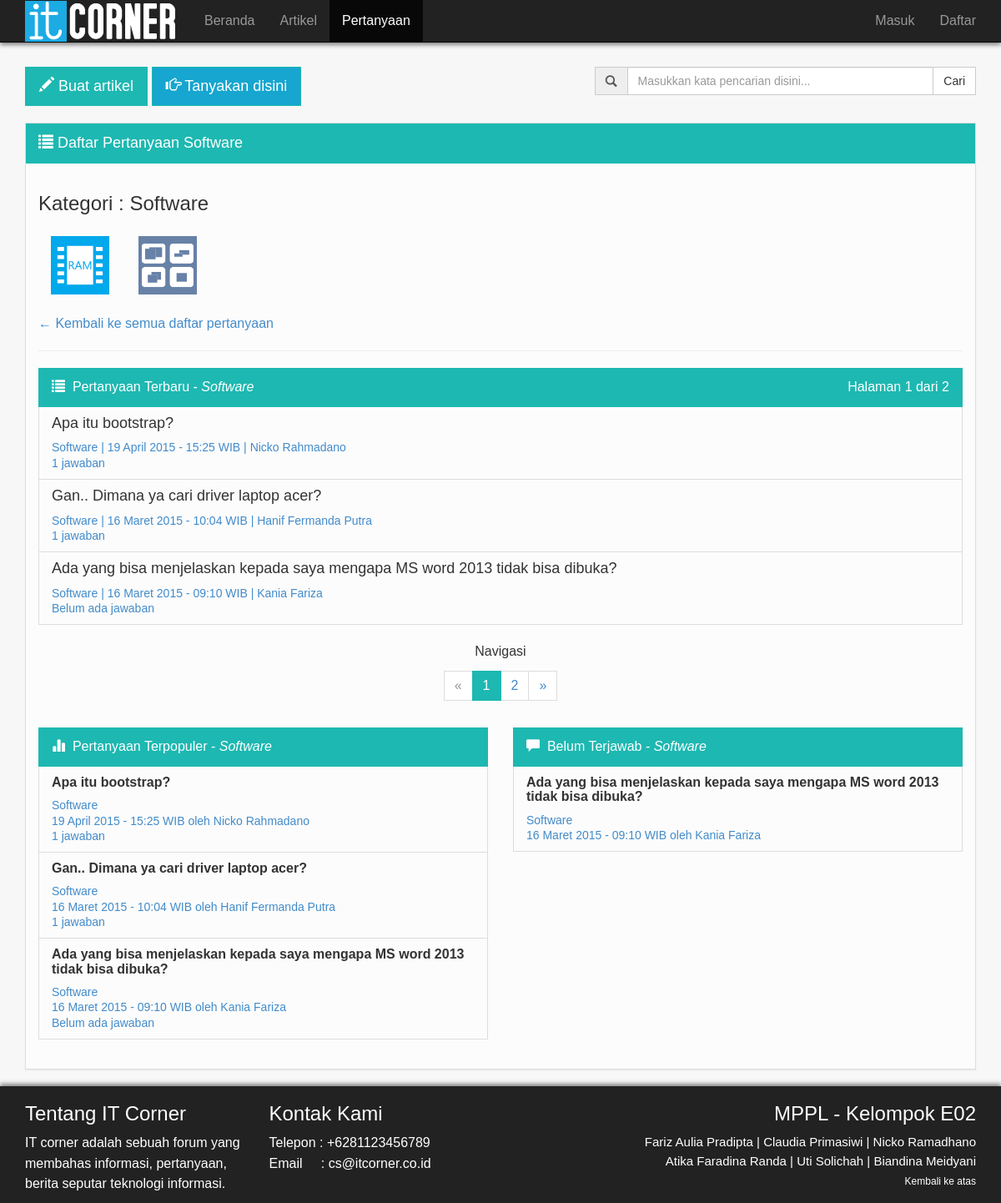
The app's page /mppl/list_pertanyaan_software.php with its own data.
### tables this page shows
CREATE TABLE IF NOT EXISTS `pertanyaan` (
`id_pertanyaan` int(10) NOT NULL,
  `username` varchar(50) NOT NULL,
  `judul_pertanyaan` varchar(100) NOT NULL,
  `isi_pertanyaan` text NOT NULL,
  `kategori_pertanyaan` varchar(50) NOT NULL,
  `tanggal` datetime NOT NULL DEFAULT CURRENT_TIMESTAMP,
  `status` varchar(10) NOT NULL,
  `jumlah_jawaban` int(11) NOT NULL DEFAULT '0',
  `kunci` varchar(10) NOT NULL DEFAULT 'tidak'
);

CREATE TABLE IF NOT EXISTS `user` (
  `username` varchar(50) NOT NULL,
  `nama` varchar(50) NOT NULL,
  `password` varchar(50) NOT NULL,
  `email` varchar(50) NOT NULL,
  `jenis_user` varchar(50) NOT NULL,
  `gambar` varchar(100) DEFAULT NULL,
  `tanggal_masuk` timestamp NOT NULL DEFAULT CURRENT_TIMESTAMP,
  `deskripsi` varchar(1000) DEFAULT NULL,
  `tanggal_lahir` date DEFAULT NULL,
  `tempat_tinggal` varchar(100) DEFAULT NULL,
  `pesan_flag` int(11) NOT NULL DEFAULT '0'
);

### mppl/list_pertanyaan_software.php (the view, shortened to what this page needs)
<!doctype html>
<html>
<head>
  <link rel="stylesheet" href="assets/bootstrap/css/bootstrap.min.css">
</head>
<body>
  <div class="container">
    <div class="navbar navbar-fixed-top navbar-inverse outer-navbar">
      <div class="container">
        <div class="collapse navbar-collapse">
          <ul class="nav navbar-nav">
            <li>
            <img src="it_corner.png" style="padding-top:1px">
            </li>
            <li>
              <a href="home.php">Beranda</a>
            </li>
            <li >
              <a href="list_artikel.php">Artikel</a>
            </li>
            <li class="active">
              <a href="list_pertanyaan.php">Pertanyaan</a>
            </li>
            <?php session_start(); include 'header.php'; ?>
        </div>
      </div>
    </div>
    <div class="row" style="padding-top:80px;">
    <div class="col-md-5">
    <?php
    if(empty($_SESSION['nama']))
    {
      echo '
      <a href="login.php?location=tambah_artikel.php&alasan=2" <button type="button" class="btn btn-primary btn-lg"><span class="glyphicon glyphicon-pencil" aria-hidden="true"></span> Buat artikel</button></a>
      <a href="login.php?location=tambah_pertanyaan.php&alasan=1" <button type="button" class="btn btn-primary btn-lg-tanya"><span class="glyphicon glyphicon-hand-right" aria-hidden="true"></span> Tanyakan disini</button></a>';
    }
    ?>
    </div>
    <br class="visible-sm visible-xs">
    <div class="col-md-5 col-md-offset-2">
      <form id="cariForm" action="cari.php" method="GET">
              <div class="input-group">
              <span class="input-group-addon" id="basic-addon1"><span class="glyphicon glyphicon-search" aria-hidden="true"></span></span>
                <input type="text" class="form-control" id="cari" name="search" placeholder="Masukkan kata pencarian disini...">
                  <span class="input-group-btn">
                    <button class="btn btn-default" type="submit">Cari</button>
                </span>
              </div>
      </form>
      </div>
      <div class="col-md-12">
        <div class="panel panel-default">
        <div class="panel-heading">
          <p class="panel-title" style="font-size:18px"><span class="glyphicon glyphicon-list"></span> Daftar Pertanyaan Software</p>
        </div>
          <div class="panel-body">
            <h3 align="left">Kategori : Software</h3>
            <p align="left">
              <ul class="nav navbar-nav">
                <li style="margin-right: 5px;">
                <a href="list_pertanyaan_hardware.php"><img src="ram.png" width="70" height="70" title="Hardware (Perangkat Keras)"></a>
                </li>
                <li style="margin-right: 5px;">
                <a href="list_pertanyaan_software.php"><img src="software.png" width="70" height="70" title="Software (Perangkat Lunak)"></a>
                </li>
              </ul>
              <br><br><br><br>
            </p>
            <p><a href="list_pertanyaan.php">&larr; Kembali ke semua daftar pertanyaan</a></p>
            <hr>
            <div class="row">
            <div class="col-md-12">
            <?php
            $a=0;
            echo '<div class="list-group">
            <a class="list-group-item active clearfix">
              <span class="glyphicon glyphicon-list"></span>
              &nbsp;Pertanyaan Terbaru - <i>Software</i>
              <span class="pull-right">';
            $page = (isset($_GET['page'])) ? (int)$_GET['page'] : 1;
            $numContent = 5;
            $startAt = $numContent * ($page - 1);
            $que = "SELECT COUNT(*) as count FROM `pertanyaan` WHERE status='1'";
            if($result=mysql_query($que))
            {
              $obj=mysql_fetch_object($result);
              $count = $obj->count;
            }
            $totalpage = ceil($count / $numContent);
            if($count != 0)
            {
            echo 'Halaman '.$page.' dari '.$totalpage.'';
            }
            echo '<span></a>';
            $query="select p.kunci, p.jumlah_jawaban, p.id_pertanyaan, p.judul_pertanyaan, p.kategori_pertanyaan, DATE_FORMAT(p.tanggal, '%d-%m-%Y - %H:%i') AS tanggal , u.nama from pertanyaan as p,user as u where p.username=u.username && p.status='1' && p.kategori_pertanyaan='Software' order by p.id_pertanyaan desc LIMIT $startAt, $numContent";
            $rows=mysql_query($query);
            while($row=mysql_fetch_assoc($rows))
            {
              $kode = $row['id_pertanyaan'];
              $tanggal = $row['tanggal'];
              $day = substr($tanggal, 0, 2);
              $coba = substr($tanggal, 3, 2);
              $yeartime = substr($tanggal, 6);
              if($coba == '01')
              {
                $coba = 'Januari';
              }
              elseif($coba == '02')
              {
                $coba = 'Februari';
              }
              elseif($coba == '03')
              {
                $coba = 'Maret';
              }
              elseif($coba == '04')
              {
                $coba = 'April';
              }
              elseif($coba == '05')
              {
                $coba = 'Mei';
              }
              elseif($coba == '06')
              {
                $coba = 'Juni';
              }
              elseif($coba == '07')
              {
                $coba = 'Juli';
              }
              elseif($coba == '08')
              {
                $coba = 'Agustus';
              }
              elseif($coba == '09')
              {
                $coba = 'September';
              }
              elseif($coba == '10')
              {
                $coba = 'Oktober';
              }
              elseif($coba == '11')
              {
                $coba = 'November';
              }
              elseif($coba == '12')
              {
                $coba = 'Desember';
              }
              $format_tanggal = $day . ' ' . $coba . ' ' . $yeartime . ' WIB';
              echo'
              <a href="isi_artikel.php?id='.$kode.'" class="list-group-item">
                  <h4 class="list-group-item-heading">';
                  echo ''.$row['judul_pertanyaan'].'</h4>
                  <h5 class="list-group-item-text">'.$row['kategori_pertanyaan'].' | '.$format_tanggal.' | '.$row['nama'].'<br>';
              if($row['jumlah_jawaban']==0)
              {
                echo 'Belum ada jawaban';
              }
              else
              {
                echo ''.$row['jumlah_jawaban'].' jawaban';
              }
              echo '</h5>
                  </a>';
                $a++;
            }
            if($a==0)
            {
              echo '<h2 align="center">- Tidak ada pertanyaan yang ditemukan -</h2>';
              echo '<h4 align="center"><a href="home.php">Kembali ke beranda</a></h4>';
            }
            else
            {
              echo '</div>
                <p align="center">Navigasi</p>
                  <div class="text-center">
                    <ul class="pagination">
              ';
              if($page == 1)
              {
                echo '<li class="disabled"><a href="#0" aria-label="Previous"><span aria-hidden="true">&laquo;</span></a></li>';
              }
              else
              {
                $before = ($page - 1);
                echo '<li><a href="list_pertanyaan.php?page='.$before.'" aria-label="Previous"><span aria-hidden="true">&laquo;</span></a></li>';
              }
              for ($i = 1; $i <= $totalpage; $i++)
              {
                if($i != $page)
                {
                  echo "<li><a href='list_pertanyaan.php?page=$i'>$i<span class='sr-only'>(current)</span></a></li>";
                }
                else
                {
                  echo "<li class='active'><a href='#0'>".$page."<span class='sr-only'>(current)</span></a></li>";
                }
              }
              if($page == $totalpage)
              {
                echo '<li class="disabled"><a href="#0" aria-label="Next"><span aria-hidden="true">&raquo;</span></a></li>';
              }
              else
              {
                $after = ($page + 1);
                echo '<li><a href="list_pertanyaan.php?page='.$after.'" aria-label="Previous"><span aria-hidden="true">&raquo;</span></a></li>';
              }
            echo '</ul>
               </div>';
            ?>
            </div>
            <div class="col-md-6">
            <?php
            echo '<br><div class="list-group">
                <a class="list-group-item active">
                <span class="glyphicon glyphicon-stats"></span>
                  &nbsp;Pertanyaan Terpopuler - <i>Software</i>
                </a>';
            $query="select p.kunci, p.id_pertanyaan, p.kategori_pertanyaan, p.judul_pertanyaan, DATE_FORMAT(p.tanggal, '%d-%m-%Y - %H:%i') AS tanggal_woy , u.nama, p.jumlah_jawaban, p.tanggal from pertanyaan as p,user as u where p.status='1' && p.kategori_pertanyaan='Software' && p.username=u.username ORDER BY `p`.`jumlah_jawaban` DESC, `p`.`tanggal` DESC LIMIT 0 , 5";
            $rows=mysql_query($query);
            while($row=mysql_fetch_assoc($rows))
            {
              $kode = $row['id_pertanyaan'];
              $tanggal = $row['tanggal_woy'];
              $day = substr($tanggal, 0, 2);
              $coba = substr($tanggal, 3, 2);
              $yeartime = substr($tanggal, 6);
              if($coba == '01')
              {
                $coba = 'Januari';
              }
              elseif($coba == '02')
              {
                $coba = 'Februari';
              }
              elseif($coba == '03')
              {
                $coba = 'Maret';
              }
              elseif($coba == '04')
              {
                $coba = 'April';
              }
              elseif($coba == '05')
              {
                $coba = 'Mei';
              }
              elseif($coba == '06')
              {
                $coba = 'Juni';
              }
              elseif($coba == '07')
              {
                $coba = 'Juli';
              }
              elseif($coba == '08')
              {
                $coba = 'Agustus';
              }
              elseif($coba == '09')
              {
                $coba = 'September';
              }
              elseif($coba == '10')
              {
                $coba = 'Oktober';
              }
              elseif($coba == '11')
              {
                $coba = 'November';
              }
              elseif($coba == '12')
              {
                $coba = 'Desember';
              }
              $format_tanggal = $day . ' ' . $coba . ' ' . $yeartime . ' WIB';
              echo'
                  <a href="isi_pertanyaan.php?id='.$kode.'" class="list-group-item">
                      <h5 style="font-weight:bold;font-size:16px" class="list-group-item-heading">';
                      echo ''.$row['judul_pertanyaan'].'</h5>
                      <h5 class="list-group-item-text">'.$row['kategori_pertanyaan'].'<br>'.$format_tanggal.' oleh '.$row['nama'].'<br>
                      ';
              if($row['jumlah_jawaban']==0)
              {
                echo 'Belum ada jawaban';
              }
              else
              {
                echo ''.$row['jumlah_jawaban'].' jawaban';
              }
              echo '</h5>
                  </a>';
            }
            echo '</div>';
            ?>
            </div>
            <div class="col-md-6">
            <?php
            echo '
            <br><div class="list-group">
                <a class="list-group-item active">
                <span class="glyphicon glyphicon-comment"></span>
                  &nbsp;Belum Terjawab - <i>Software</i>
                </a>';
            $query="select p.kunci, p.id_pertanyaan, p.kategori_pertanyaan, p.judul_pertanyaan, DATE_FORMAT(p.tanggal, '%d-%m-%Y - %H:%i') AS tanggal_woy , u.nama, p.jumlah_jawaban, p.tanggal from pertanyaan as p,user as u where p.jumlah_jawaban=0 && p.status='1' && p.kategori_pertanyaan='Software' && p.username=u.username LIMIT 0 , 5";
            $rows=mysql_query($query);
            while($row=mysql_fetch_assoc($rows))
            {
              $kode = $row['id_pertanyaan'];
              $tanggal = $row['tanggal_woy'];
              $day = substr($tanggal, 0, 2);
              $coba = substr($tanggal, 3, 2);
              $yeartime = substr($tanggal, 6);
              if($coba == '01')
              {
                $coba = 'Januari';
              }
              elseif($coba == '02')
              {
                $coba = 'Februari';
              }
              elseif($coba == '03')
              {
                $coba = 'Maret';
              }
              elseif($coba == '04')
              {
                $coba = 'April';
              }
              elseif($coba == '05')
              {
                $coba = 'Mei';
              }
              elseif($coba == '06')
              {
                $coba = 'Juni';
              }
              elseif($coba == '07')
              {
                $coba = 'Juli';
              }
              elseif($coba == '08')
              {
                $coba = 'Agustus';
              }
              elseif($coba == '09')
              {
                $coba = 'September';
              }
              elseif($coba == '10')
              {
                $coba = 'Oktober';
              }
              elseif($coba == '11')
              {
                $coba = 'November';
              }
              elseif($coba == '12')
              {
                $coba = 'Desember';
              }
              $format_tanggal = $day . ' ' . $coba . ' ' . $yeartime . ' WIB';
              echo'
                  <a href="isi_pertanyaan.php?id='.$kode.'" class="list-group-item">
                      <h5 style="font-weight:bold;font-size:16px" class="list-group-item-heading">';
                      echo ''.$row['judul_pertanyaan'].'</h5>
                      <h5 class="list-group-item-text">'.$row['kategori_pertanyaan'].'<br>'.$format_tanggal.' oleh '.$row['nama'].'<br>
                      ';
              echo '</h5>
                  </a>';
            }
            echo '</div>';
            }
            ?>
            </div>
          </div>
        </div>
      </div>
    </div>
 </div>
  <div class="footer outer-footer">
     <div class="container">
       <div class="row">
         <div class="col-md-3">
           <h3 style="color:white;">Tentang IT Corner</h3>
           <p style="color:white">IT corner adalah sebuah forum yang membahas informasi, pertanyaan, berita seputar teknologi informasi.</p>
        </div>
        <div class="col-md-3">
           <h3 style="color:white">Kontak Kami</h3>
          <p style="color:white">Telepon&nbsp;: +6281123456789 <br> Email&nbsp;&nbsp;&nbsp;&nbsp;&nbsp;: cs@itcorner.co.id</p>
        </div>
        <div class="col-md-6">
           <h3 style="color:white;" align="right">MPPL - Kelompok E02</h3>
          <p style="color:white;font-size:15px;" align="right">Fariz Aulia Pradipta | Claudia Primasiwi | Nicko Ramadhano<br>Atika Faradina Randa | Uti Solichah | Biandina Meidyani<br><a href="#top" style="color:white;font-size:12px;" align="right">Kembali ke atas</a></p>
        </div>
      </div>
    </div>
  </div>
  </body>
  </html>

### records on screen
pertanyaan: judul_pertanyaan "Apa itu bootstrap?", kategori_pertanyaan "Software", format_tanggal "19 April 2015 - 15:25 WIB", username.nama "Nicko Rahmadano", jumlah_jawaban "1"
pertanyaan: judul_pertanyaan "Gan.. Dimana ya cari driver laptop acer?", kategori_pertanyaan "Software", format_tanggal "16 Maret 2015 - 10:04 WIB", username.nama "Hanif Fermanda Putra", jumlah_jawaban "1"
pertanyaan: judul_pertanyaan "Ada yang bisa menjelaskan kepada saya mengapa MS word 2013 tidak bisa dibuka?", kategori_pertanyaan "Software", format_tanggal "16 Maret 2015 - 09:10 WIB", username.nama "Kania Fariza", jumlah_jawaban "Belum ada jawaban"

### other values on screen
$page "1"
$totalpage "2"
